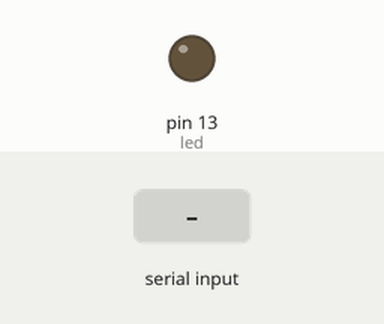
Bench run of a sketch on a simulated Arduino Uno, built with avr-gcc and run on an emulated ATmega328P. Shown: output pins drawn as LEDs (lit = HIGH). The test bench sets the inputs (shaded band). What the sketch prints to the serial monitor is not drawn.

Above: at 1.2 s.
1.3 s: byte 1 (0x01) received over Serial
At 2.5 s:
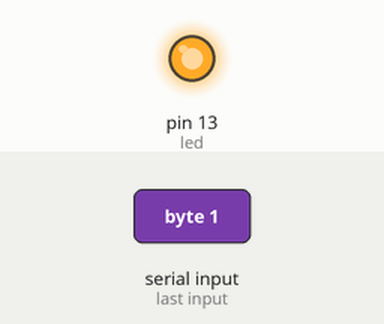
2.8 s: byte 0 (0x00) received over Serial
At 3.6 s:
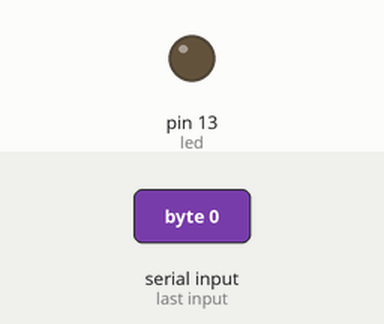
Timing chart, 0 to 5.8 s (numbered marks = the images above; inputs shaded):
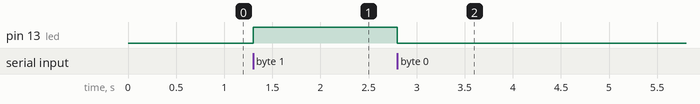

Measured:
- after the input at 1.3 s, pin 13 (led): LOW → HIGH at once
- after the input at 2.8 s, pin 13 (led): HIGH → LOW at once

The sketch:

Serial_Read_Write.ino
```cpp
// arduino device code
int led = 13;            // led pin number

void setup() {
  Serial.begin(9600);    // configure serial
  pinMode(led, OUTPUT);  // configure LED pin
  digitalWrite(led, 0);  // turn LED off
}

void loop() {
  int b = 0;
  // if there's data available
  if (Serial.available () > 0) {
    // read a byte
    b = Serial.read();
    if (b == 0x00) {
      digitalWrite(led, LOW);
      Serial.println(0x10);
      Serial.write(0x10);
    } else if (b == 0x01) {
      digitalWrite(led, HIGH);
      Serial.write(0x11);
    }
  }
}
```
